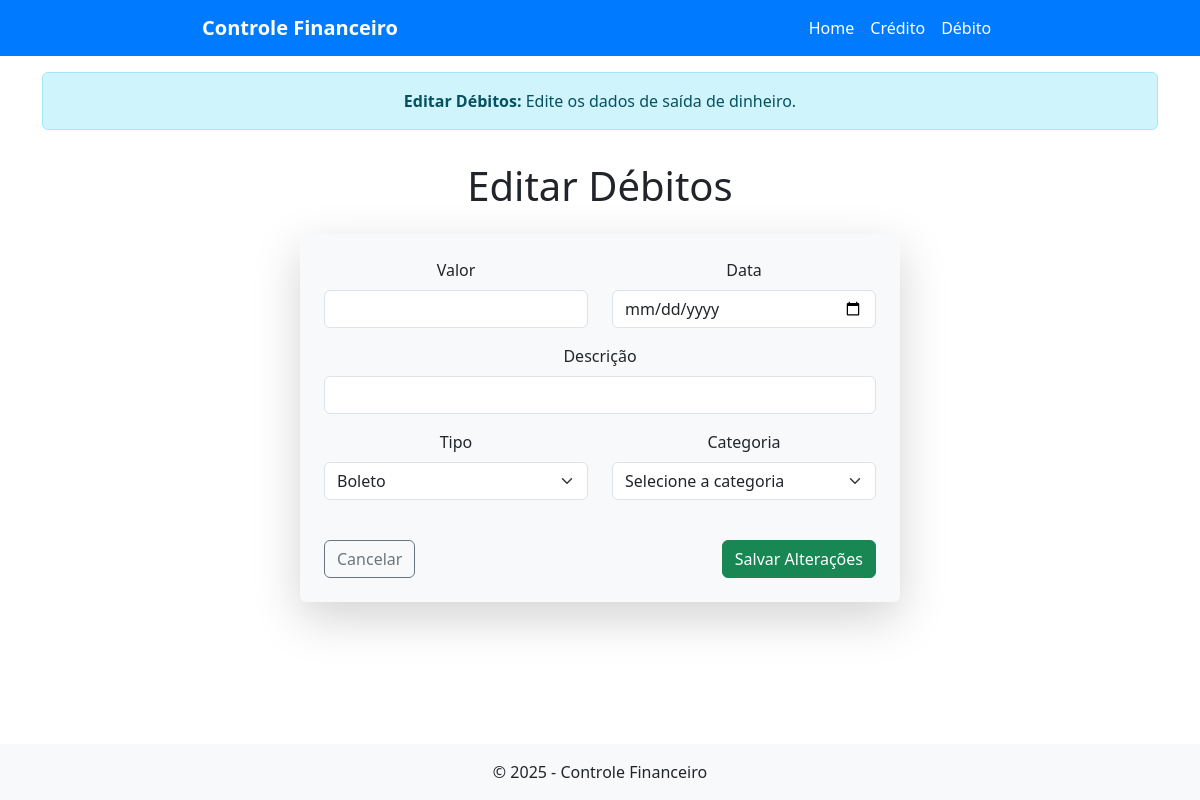
Before: /editar_debito/2 with the older database file.
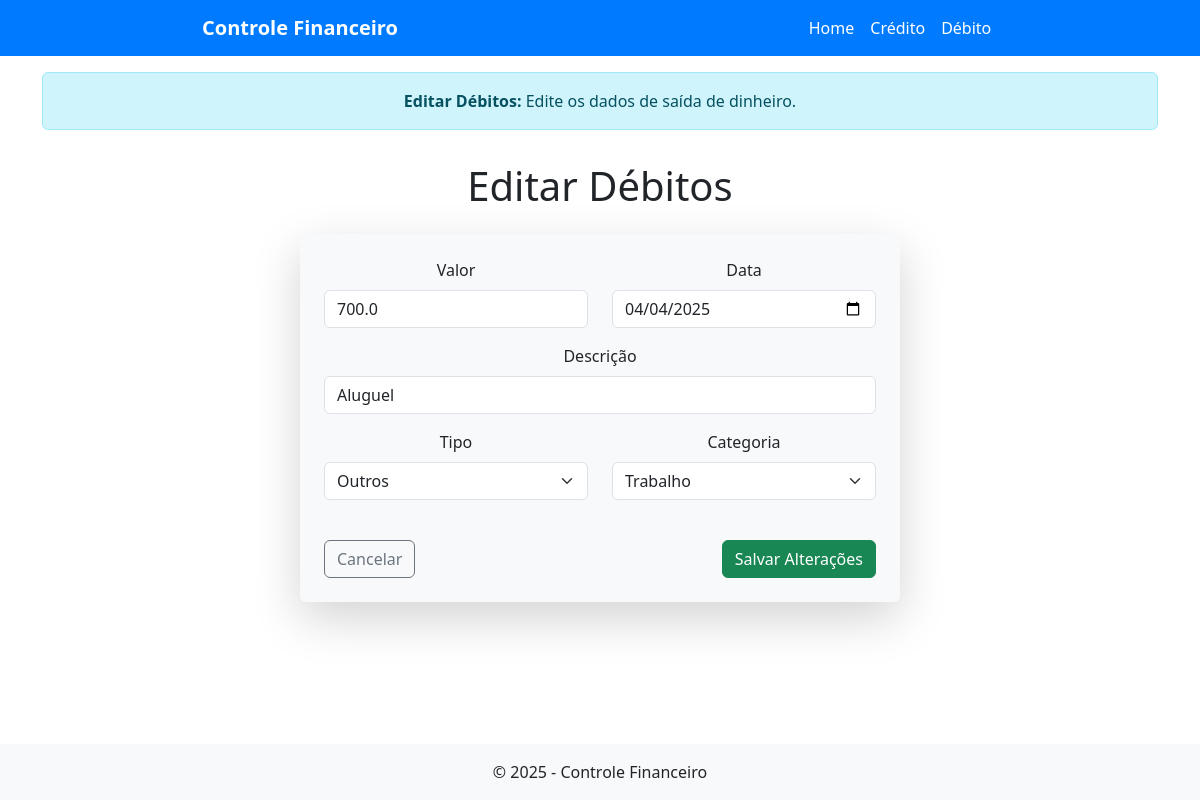
After: the same page with the newer database file.
### tables this page shows
CREATE TABLE debitos (
            id INTEGER PRIMARY KEY AUTOINCREMENT,
            valor REAL NOT NULL,
            descricao TEXT NOT NULL,
            tipo TEXT NOT NULL,
            categoria TEXT NOT NULL,
            data TEXT NOT NULL
        );

### app.py (the view, shortened to what this page needs)
@app.route("/editar_debito/<int:id>", methods=["GET", "POST"])
def editar_debito(id):
    conexao = sqlite3.connect("financeiro.db")
    cursor = conexao.cursor()
    cursor.execute("SELECT * FROM debitos WHERE id=?", (id,))
    debito = cursor.fetchone()
    conexao.close()
    return render_template("editar_debito.html", debito=debito)

### templates/editar_debito.html (shortened to what this page needs)
{% extends "base.html" %}
{% block alert %}
    <div class="container mt-3">
        <div class="alert alert-info text-center" role="alert">
            <strong>Editar Débitos:</strong> Edite os dados de saída de dinheiro.
        </div>
    </div>
{% endblock %}
{% block content %}
<div class="container mt-3">
    <h1 class="mb-4 text-center">Editar Débitos</h1>
    <form method="POST" class="p-4 rounded shadow-lg bg-light mx-auto" style="max-width: 600px;">
        <div class="row">
            <div class="col-md-6 mb-3">
                <label for="valor" class="form-label">Valor</label>
                <input type="number" step="0.01" class="form-control" id="valor" name="valor" value="{{ debito[1] }}" required>
            </div>
            <div class="col-md-6 mb-3">
                <label for="data" class="form-label">Data</label>
                <input type="date" class="form-control" id="data" name="data" value="{{ debito[5] }}" required>
            </div>
        </div>
        <div class="mb-3">
            <label for="descricao" class="form-label">Descrição</label>
            <input type="text" class="form-control" id="descricao" name="descricao" value="{{ debito[2] }}" required>
        </div>
        <div class="row">
            <div class="col-md-6 mb-3">
                <label for="tipo" class="form-label">Tipo</label>
                <select class="form-select" id="tipo" name="tipo" required>
                   <option value="boleto" {% if debito[3] == 'boleto' %}selected{% endif %}>Boleto</option>
                    <option value="outros" {% if debito[3] == 'outros' %}selected{% endif %}>Outros</option>
                </select>
            </div>
            <div class="col-md-6 mb-3">
                <label for="categoria" class="form-label">Categoria</label>
                <select class="form-select" id="categoria" name="categoria" required>
                    <option value="" disabled {% if not debito[4] %}selected{% endif %}>Selecione a categoria</option>
                    <option value="trabalho" {% if debito[4] == 'trabalho' %}selected{% endif %}>Trabalho</option>
                </select>
            </div>
        </div>
        <div class="d-flex justify-content-between mt-4">
            <a href="{{ url_for('debito') }}" class="btn btn-outline-secondary">Cancelar</a>
            <button type="submit" class="btn btn-success">Salvar Alterações</button>
        </div>
    </form>
</div>
{% endblock %}

Changed rows visible on the page:
added debitos: valor "700.0", data "04/04/2025", descricao "Aluguel", tipo "Outros"
Other visible differences:
form field categoria: "Selecione a categoria" → "Trabalho"
form field tipo: "Boleto" → (not shown)
